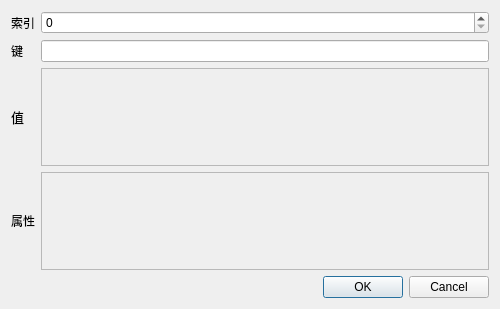
<?xml version="1.0" encoding="UTF-8"?>
<ui version="4.0">
 <class>SettingAdder</class>
 <widget class="QDialog" name="SettingAdder">
  <property name="geometry">
   <rect>
    <x>0</x>
    <y>0</y>
    <width>500</width>
    <height>309</height>
   </rect>
  </property>
  <property name="windowTitle">
   <string>添加值</string>
  </property>
  <layout class="QGridLayout" name="gridLayout">
   <item row="2" column="1">
    <widget class="SettingJsonEditor" name="value_editor">
     <property name="frameShape">
      <enum>QFrame::Shape::StyledPanel</enum>
     </property>
     <property name="frameShadow">
      <enum>QFrame::Shadow::Raised</enum>
     </property>
    </widget>
   </item>
   <item row="5" column="1">
    <widget class="QDialogButtonBox" name="buttonBox">
     <property name="orientation">
      <enum>Qt::Orientation::Horizontal</enum>
     </property>
     <property name="standardButtons">
      <set>QDialogButtonBox::StandardButton::Cancel|QDialogButtonBox::StandardButton::Ok</set>
     </property>
    </widget>
   </item>
   <item row="0" column="1">
    <widget class="SpinBox" name="index_editor"/>
   </item>
   <item row="4" column="1">
    <widget class="SettingJsonEditor" name="attr_editor">
     <property name="frameShape">
      <enum>QFrame::Shape::StyledPanel</enum>
     </property>
     <property name="frameShadow">
      <enum>QFrame::Shadow::Raised</enum>
     </property>
    </widget>
   </item>
   <item row="2" column="0">
    <widget class="QLabel" name="label">
     <property name="font">
      <font>
       <pointsize>10</pointsize>
      </font>
     </property>
     <property name="text">
      <string>值</string>
     </property>
    </widget>
   </item>
   <item row="4" column="0">
    <widget class="QLabel" name="label_2">
     <property name="text">
      <string>属性</string>
     </property>
    </widget>
   </item>
   <item row="0" column="0">
    <widget class="QLabel" name="label_3">
     <property name="text">
      <string>索引</string>
     </property>
    </widget>
   </item>
   <item row="1" column="1">
    <widget class="LineEdit" name="key_editor"/>
   </item>
   <item row="1" column="0">
    <widget class="QLabel" name="label_4">
     <property name="text">
      <string>键</string>
     </property>
    </widget>
   </item>
  </layout>
 </widget>
 <customwidgets>
  <customwidget>
   <class>SettingJsonEditor</class>
   <extends>QFrame</extends>
   <header>json_editor</header>
   <container>1</container>
  </customwidget>
  <customwidget>
   <class>SpinBox</class>
   <extends>QSpinBox</extends>
   <header>qfluentwidgets</header>
  </customwidget>
  <customwidget>
   <class>LineEdit</class>
   <extends>QLineEdit</extends>
   <header>qfluentwidgets</header>
  </customwidget>
 </customwidgets>
 <resources/>
 <connections>
  <connection>
   <sender>buttonBox</sender>
   <signal>accepted()</signal>
   <receiver>SettingAdder</receiver>
   <slot>accept()</slot>
   <hints>
    <hint type="sourcelabel">
     <x>248</x>
     <y>254</y>
    </hint>
    <hint type="destinationlabel">
     <x>157</x>
     <y>274</y>
    </hint>
   </hints>
  </connection>
  <connection>
   <sender>buttonBox</sender>
   <signal>rejected()</signal>
   <receiver>SettingAdder</receiver>
   <slot>reject()</slot>
   <hints>
    <hint type="sourcelabel">
     <x>316</x>
     <y>260</y>
    </hint>
    <hint type="destinationlabel">
     <x>286</x>
     <y>274</y>
    </hint>
   </hints>
  </connection>
 </connections>
</ui>
